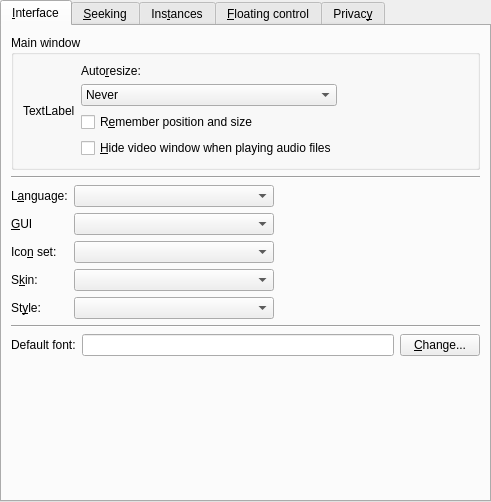
<?xml version="1.0" encoding="UTF-8"?>
<ui version="4.0">
 <class>PrefInterface</class>
 <widget class="QWidget" name="PrefInterface">
  <property name="geometry">
   <rect>
    <x>0</x>
    <y>0</y>
    <width>491</width>
    <height>502</height>
   </rect>
  </property>
  <layout class="QVBoxLayout">
   <property name="spacing">
    <number>0</number>
   </property>
   <property name="margin">
    <number>0</number>
   </property>
   <item>
    <widget class="QTabWidget" name="tabWidget">
     <property name="currentIndex">
      <number>0</number>
     </property>
     <widget class="QWidget" name="tab">
      <attribute name="title">
       <string>&amp;Interface</string>
      </attribute>
      <layout class="QVBoxLayout" name="verticalLayout_5">
       <item>
        <widget class="QGroupBox" name="groupBox">
         <property name="title">
          <string>Main window</string>
         </property>
         <layout class="QHBoxLayout">
          <property name="spacing">
           <number>6</number>
          </property>
          <property name="margin">
           <number>9</number>
          </property>
          <item>
           <widget class="QLabel" name="resize_window_icon">
            <property name="text">
             <string>TextLabel</string>
            </property>
           </widget>
          </item>
          <item>
           <layout class="QVBoxLayout">
            <property name="spacing">
             <number>6</number>
            </property>
            <property name="margin">
             <number>0</number>
            </property>
            <item>
             <widget class="QLabel" name="label">
              <property name="text">
               <string>Auto&amp;resize:</string>
              </property>
              <property name="buddy">
               <cstring>mainwindow_resize_combo</cstring>
              </property>
             </widget>
            </item>
            <item>
             <widget class="QComboBox" name="mainwindow_resize_combo">
              <property name="sizePolicy">
               <sizepolicy hsizetype="Preferred" vsizetype="Fixed">
                <horstretch>0</horstretch>
                <verstretch>0</verstretch>
               </sizepolicy>
              </property>
              <item>
               <property name="text">
                <string>Never</string>
               </property>
              </item>
              <item>
               <property name="text">
                <string>Whenever it's needed</string>
               </property>
              </item>
              <item>
               <property name="text">
                <string>Only after loading a new video</string>
               </property>
              </item>
             </widget>
            </item>
            <item>
             <widget class="QCheckBox" name="save_size_check">
              <property name="text">
               <string>R&amp;emember position and size</string>
              </property>
             </widget>
            </item>
            <item>
             <widget class="QCheckBox" name="hide_video_window_on_audio_check">
              <property name="text">
               <string>&amp;Hide video window when playing audio files</string>
              </property>
             </widget>
            </item>
           </layout>
          </item>
          <item>
           <spacer>
            <property name="orientation">
             <enum>Qt::Horizontal</enum>
            </property>
            <property name="sizeHint" stdset="0">
             <size>
              <width>40</width>
              <height>20</height>
             </size>
            </property>
           </spacer>
          </item>
         </layout>
        </widget>
       </item>
       <item>
        <widget class="Line" name="line_3">
         <property name="sizePolicy">
          <sizepolicy hsizetype="Expanding" vsizetype="Fixed">
           <horstretch>0</horstretch>
           <verstretch>0</verstretch>
          </sizepolicy>
         </property>
         <property name="orientation">
          <enum>Qt::Horizontal</enum>
         </property>
        </widget>
       </item>
       <item>
        <layout class="QGridLayout" name="gridLayout">
         <item row="0" column="0">
          <widget class="QLabel" name="textLabel1_18">
           <property name="text">
            <string>L&amp;anguage:</string>
           </property>
           <property name="wordWrap">
            <bool>false</bool>
           </property>
           <property name="buddy">
            <cstring>language_combo</cstring>
           </property>
          </widget>
         </item>
         <item row="0" column="1">
          <widget class="MyComboBox" name="language_combo">
           <property name="sizePolicy">
            <sizepolicy hsizetype="Expanding" vsizetype="Fixed">
             <horstretch>0</horstretch>
             <verstretch>0</verstretch>
            </sizepolicy>
           </property>
          </widget>
         </item>
         <item row="0" column="2">
          <spacer>
           <property name="orientation">
            <enum>Qt::Horizontal</enum>
           </property>
           <property name="sizeHint" stdset="0">
            <size>
             <width>40</width>
             <height>20</height>
            </size>
           </property>
          </spacer>
         </item>
         <item row="1" column="0">
          <widget class="QLabel" name="label_4">
           <property name="text">
            <string>&amp;GUI</string>
           </property>
           <property name="buddy">
            <cstring>gui_combo</cstring>
           </property>
          </widget>
         </item>
         <item row="1" column="1">
          <widget class="QComboBox" name="gui_combo">
           <property name="sizePolicy">
            <sizepolicy hsizetype="Expanding" vsizetype="Fixed">
             <horstretch>0</horstretch>
             <verstretch>0</verstretch>
            </sizepolicy>
           </property>
          </widget>
         </item>
         <item row="1" column="2">
          <spacer>
           <property name="orientation">
            <enum>Qt::Horizontal</enum>
           </property>
           <property name="sizeHint" stdset="0">
            <size>
             <width>40</width>
             <height>20</height>
            </size>
           </property>
          </spacer>
         </item>
         <item row="2" column="0">
          <widget class="QLabel" name="iconset_label">
           <property name="text">
            <string>Ico&amp;n set:</string>
           </property>
           <property name="wordWrap">
            <bool>false</bool>
           </property>
           <property name="buddy">
            <cstring>iconset_combo</cstring>
           </property>
          </widget>
         </item>
         <item row="2" column="1">
          <widget class="MyComboBox" name="iconset_combo">
           <property name="sizePolicy">
            <sizepolicy hsizetype="Expanding" vsizetype="Fixed">
             <horstretch>0</horstretch>
             <verstretch>0</verstretch>
            </sizepolicy>
           </property>
          </widget>
         </item>
         <item row="2" column="2">
          <widget class="QWidget" name="iconset_sp" native="true">
           <layout class="QVBoxLayout" name="verticalLayout_3">
            <property name="spacing">
             <number>0</number>
            </property>
            <property name="margin">
             <number>0</number>
            </property>
            <item>
             <spacer name="iconset_spacer">
              <property name="orientation">
               <enum>Qt::Horizontal</enum>
              </property>
              <property name="sizeHint" stdset="0">
               <size>
                <width>40</width>
                <height>20</height>
               </size>
              </property>
             </spacer>
            </item>
           </layout>
          </widget>
         </item>
         <item row="3" column="0">
          <widget class="QLabel" name="skin_label">
           <property name="text">
            <string>S&amp;kin:</string>
           </property>
           <property name="wordWrap">
            <bool>false</bool>
           </property>
           <property name="buddy">
            <cstring>skin_combo</cstring>
           </property>
          </widget>
         </item>
         <item row="3" column="1">
          <widget class="MyComboBox" name="skin_combo">
           <property name="sizePolicy">
            <sizepolicy hsizetype="Expanding" vsizetype="Fixed">
             <horstretch>0</horstretch>
             <verstretch>0</verstretch>
            </sizepolicy>
           </property>
          </widget>
         </item>
         <item row="3" column="2">
          <widget class="QWidget" name="skin_sp" native="true">
           <layout class="QVBoxLayout" name="verticalLayout_4">
            <property name="spacing">
             <number>0</number>
            </property>
            <property name="margin">
             <number>0</number>
            </property>
            <item>
             <spacer name="skin_spacer">
              <property name="orientation">
               <enum>Qt::Horizontal</enum>
              </property>
              <property name="sizeHint" stdset="0">
               <size>
                <width>40</width>
                <height>20</height>
               </size>
              </property>
             </spacer>
            </item>
           </layout>
          </widget>
         </item>
         <item row="4" column="0">
          <widget class="QLabel" name="style_label">
           <property name="text">
            <string>St&amp;yle:</string>
           </property>
           <property name="wordWrap">
            <bool>false</bool>
           </property>
           <property name="buddy">
            <cstring>style_combo</cstring>
           </property>
          </widget>
         </item>
         <item row="4" column="1">
          <widget class="MyComboBox" name="style_combo">
           <property name="sizePolicy">
            <sizepolicy hsizetype="Expanding" vsizetype="Fixed">
             <horstretch>0</horstretch>
             <verstretch>0</verstretch>
            </sizepolicy>
           </property>
          </widget>
         </item>
         <item row="4" column="2">
          <spacer>
           <property name="orientation">
            <enum>Qt::Horizontal</enum>
           </property>
           <property name="sizeHint" stdset="0">
            <size>
             <width>40</width>
             <height>20</height>
            </size>
           </property>
          </spacer>
         </item>
        </layout>
       </item>
       <item>
        <widget class="Line" name="line">
         <property name="sizePolicy">
          <sizepolicy hsizetype="Expanding" vsizetype="Fixed">
           <horstretch>0</horstretch>
           <verstretch>0</verstretch>
          </sizepolicy>
         </property>
         <property name="orientation">
          <enum>Qt::Horizontal</enum>
         </property>
        </widget>
       </item>
       <item>
        <layout class="QHBoxLayout">
         <property name="spacing">
          <number>6</number>
         </property>
         <property name="margin">
          <number>0</number>
         </property>
         <item>
          <widget class="QLabel" name="label_2">
           <property name="text">
            <string>Default font:</string>
           </property>
          </widget>
         </item>
         <item>
          <widget class="QLineEdit" name="default_font_edit">
           <property name="readOnly">
            <bool>true</bool>
           </property>
          </widget>
         </item>
         <item>
          <widget class="QPushButton" name="changeFontButton">
           <property name="text">
            <string>&amp;Change...</string>
           </property>
          </widget>
         </item>
        </layout>
       </item>
       <item>
        <spacer>
         <property name="orientation">
          <enum>Qt::Vertical</enum>
         </property>
         <property name="sizeHint" stdset="0">
          <size>
           <width>20</width>
           <height>40</height>
          </size>
         </property>
        </spacer>
       </item>
      </layout>
     </widget>
     <widget class="QWidget" name="tab_3">
      <attribute name="title">
       <string>&amp;Seeking</string>
      </attribute>
      <layout class="QGridLayout">
       <item row="0" column="0">
        <layout class="QVBoxLayout">
         <property name="spacing">
          <number>6</number>
         </property>
         <property name="margin">
          <number>0</number>
         </property>
         <item>
          <widget class="SeekWidget" name="seek1" native="true"/>
         </item>
         <item>
          <widget class="SeekWidget" name="seek2" native="true"/>
         </item>
         <item>
          <widget class="SeekWidget" name="seek3" native="true"/>
         </item>
         <item>
          <widget class="SeekWidget" name="seek4" native="true"/>
         </item>
        </layout>
       </item>
       <item row="0" column="1">
        <spacer>
         <property name="orientation">
          <enum>Qt::Horizontal</enum>
         </property>
         <property name="sizeType">
          <enum>QSizePolicy::Expanding</enum>
         </property>
         <property name="sizeHint" stdset="0">
          <size>
           <width>350</width>
           <height>20</height>
          </size>
         </property>
        </spacer>
       </item>
       <item row="1" column="0" colspan="2">
        <widget class="Line" name="line_4">
         <property name="sizePolicy">
          <sizepolicy hsizetype="Expanding" vsizetype="Fixed">
           <horstretch>0</horstretch>
           <verstretch>0</verstretch>
          </sizepolicy>
         </property>
         <property name="orientation">
          <enum>Qt::Horizontal</enum>
         </property>
        </widget>
       </item>
       <item row="2" column="0" colspan="2">
        <layout class="QHBoxLayout">
         <property name="spacing">
          <number>6</number>
         </property>
         <property name="margin">
          <number>0</number>
         </property>
         <item>
          <widget class="QLabel" name="label_3">
           <property name="text">
            <string>&amp;Behaviour of time slider:</string>
           </property>
           <property name="buddy">
            <cstring>timeslider_behaviour_combo</cstring>
           </property>
          </widget>
         </item>
         <item>
          <widget class="QComboBox" name="timeslider_behaviour_combo">
           <property name="sizePolicy">
            <sizepolicy hsizetype="Expanding" vsizetype="Fixed">
             <horstretch>0</horstretch>
             <verstretch>0</verstretch>
            </sizepolicy>
           </property>
           <item>
            <property name="text">
             <string>Seek to position while dragging</string>
            </property>
           </item>
           <item>
            <property name="text">
             <string>Seek to position when released</string>
            </property>
           </item>
          </widget>
         </item>
         <item>
          <spacer>
           <property name="orientation">
            <enum>Qt::Horizontal</enum>
           </property>
           <property name="sizeHint" stdset="0">
            <size>
             <width>81</width>
             <height>25</height>
            </size>
           </property>
          </spacer>
         </item>
        </layout>
       </item>
       <item row="3" column="0" colspan="2">
        <widget class="QGroupBox" name="seeking_method_group">
         <property name="title">
          <string>Seeking method</string>
         </property>
         <layout class="QVBoxLayout">
          <item>
           <widget class="QRadioButton" name="absolute_seeking_button">
            <property name="sizePolicy">
             <sizepolicy hsizetype="Expanding" vsizetype="Fixed">
              <horstretch>0</horstretch>
              <verstretch>0</verstretch>
             </sizepolicy>
            </property>
            <property name="text">
             <string>&amp;Absolute seeking</string>
            </property>
           </widget>
          </item>
          <item>
           <widget class="QRadioButton" name="relative_seeking_button">
            <property name="sizePolicy">
             <sizepolicy hsizetype="Expanding" vsizetype="Fixed">
              <horstretch>0</horstretch>
              <verstretch>0</verstretch>
             </sizepolicy>
            </property>
            <property name="text">
             <string>&amp;Relative seeking</string>
            </property>
           </widget>
          </item>
         </layout>
        </widget>
       </item>
       <item row="7" column="0" colspan="2">
        <spacer>
         <property name="orientation">
          <enum>Qt::Vertical</enum>
         </property>
         <property name="sizeHint" stdset="0">
          <size>
           <width>20</width>
           <height>40</height>
          </size>
         </property>
        </spacer>
       </item>
       <item row="4" column="0">
        <widget class="QCheckBox" name="precise_seeking_check">
         <property name="text">
          <string>&amp;Precise seeking</string>
         </property>
        </widget>
       </item>
       <item row="5" column="0" colspan="2">
        <widget class="Line" name="line_2">
         <property name="orientation">
          <enum>Qt::Horizontal</enum>
         </property>
        </widget>
       </item>
       <item row="6" column="0" colspan="2">
        <widget class="QCheckBox" name="reset_stop_check">
         <property name="text">
          <string>Pressi&amp;ng the stop button once resets the time position</string>
         </property>
        </widget>
       </item>
      </layout>
     </widget>
     <widget class="QWidget" name="tab_2">
      <attribute name="title">
       <string>Ins&amp;tances</string>
      </attribute>
      <layout class="QVBoxLayout" name="verticalLayout">
       <item>
        <layout class="QHBoxLayout" name="horizontalLayout">
         <item>
          <widget class="QLabel" name="instances_icon">
           <property name="text">
            <string>TextLabel</string>
           </property>
          </widget>
         </item>
         <item>
          <widget class="QCheckBox" name="single_instance_check">
           <property name="text">
            <string>&amp;Use only one running instance of SMPlayer</string>
           </property>
          </widget>
         </item>
         <item>
          <spacer name="horizontalSpacer">
           <property name="orientation">
            <enum>Qt::Horizontal</enum>
           </property>
           <property name="sizeHint" stdset="0">
            <size>
             <width>40</width>
             <height>20</height>
            </size>
           </property>
          </spacer>
         </item>
        </layout>
       </item>
       <item>
        <spacer>
         <property name="orientation">
          <enum>Qt::Vertical</enum>
         </property>
         <property name="sizeHint" stdset="0">
          <size>
           <width>20</width>
           <height>40</height>
          </size>
         </property>
        </spacer>
       </item>
      </layout>
     </widget>
     <widget class="QWidget" name="tab_4">
      <attribute name="title">
       <string>&amp;Floating control</string>
      </attribute>
      <layout class="QVBoxLayout" name="verticalLayout_6">
       <item>
        <widget class="QLabel" name="label_6">
         <property name="text">
          <string>The floating control appears in fullscreen mode when the mouse is moved.</string>
         </property>
         <property name="wordWrap">
          <bool>true</bool>
         </property>
        </widget>
       </item>
       <item>
        <widget class="QCheckBox" name="floating_animated_check">
         <property name="text">
          <string>&amp;Animated</string>
         </property>
        </widget>
       </item>
       <item>
        <layout class="QGridLayout">
         <item row="0" column="0">
          <widget class="QLabel" name="label_7">
           <property name="text">
            <string>&amp;Width:</string>
           </property>
           <property name="buddy">
            <cstring>floating_width_slider</cstring>
           </property>
          </widget>
         </item>
         <item row="0" column="1">
          <widget class="QSlider" name="floating_width_slider">
           <property name="maximum">
            <number>100</number>
           </property>
           <property name="orientation">
            <enum>Qt::Horizontal</enum>
           </property>
          </widget>
         </item>
         <item row="0" column="2">
          <widget class="QLabel" name="floating_width_label">
           <property name="frameShape">
            <enum>QFrame::Panel</enum>
           </property>
           <property name="frameShadow">
            <enum>QFrame::Sunken</enum>
           </property>
           <property name="text">
            <string>0</string>
           </property>
          </widget>
         </item>
         <item row="1" column="0">
          <widget class="QLabel" name="label_8">
           <property name="text">
            <string>&amp;Margin:</string>
           </property>
           <property name="buddy">
            <cstring>floating_margin_slider</cstring>
           </property>
          </widget>
         </item>
         <item row="1" column="1">
          <widget class="QSlider" name="floating_margin_slider">
           <property name="maximum">
            <number>80</number>
           </property>
           <property name="orientation">
            <enum>Qt::Horizontal</enum>
           </property>
          </widget>
         </item>
         <item row="1" column="2">
          <widget class="QLabel" name="floating_margin_label">
           <property name="frameShape">
            <enum>QFrame::Panel</enum>
           </property>
           <property name="frameShadow">
            <enum>QFrame::Sunken</enum>
           </property>
           <property name="text">
            <string>0</string>
           </property>
          </widget>
         </item>
        </layout>
       </item>
       <item>
        <widget class="QCheckBox" name="floating_move_bottom_check">
         <property name="text">
          <string>Show only when moving the mouse to the &amp;bottom of the screen</string>
         </property>
        </widget>
       </item>
       <item>
        <widget class="QCheckBox" name="floating_compact_check">
         <property name="text">
          <string>Display in &amp;compact mode too</string>
         </property>
        </widget>
       </item>
       <item>
        <layout class="QHBoxLayout" name="horizontalLayout_2">
         <item>
          <widget class="QLabel" name="label_5">
           <property name="text">
            <string>Tim&amp;e (in milliseconds) to hide the control:</string>
           </property>
           <property name="buddy">
            <cstring>floating_hide_delay_spin</cstring>
           </property>
          </widget>
         </item>
         <item>
          <widget class="QSpinBox" name="floating_hide_delay_spin">
           <property name="minimum">
            <number>100</number>
           </property>
           <property name="maximum">
            <number>10000</number>
           </property>
          </widget>
         </item>
         <item>
          <spacer name="horizontalSpacer_2">
           <property name="orientation">
            <enum>Qt::Horizontal</enum>
           </property>
           <property name="sizeHint" stdset="0">
            <size>
             <width>40</width>
             <height>20</height>
            </size>
           </property>
          </spacer>
         </item>
        </layout>
       </item>
       <item>
        <spacer>
         <property name="orientation">
          <enum>Qt::Vertical</enum>
         </property>
         <property name="sizeHint" stdset="0">
          <size>
           <width>20</width>
           <height>40</height>
          </size>
         </property>
        </spacer>
       </item>
      </layout>
     </widget>
     <widget class="QWidget" name="tab_5">
      <attribute name="title">
       <string>Privac&amp;y</string>
      </attribute>
      <layout class="QVBoxLayout" name="verticalLayout_2">
       <item>
        <widget class="QGroupBox" name="groupBox_4">
         <property name="title">
          <string>Recent files</string>
         </property>
         <layout class="QHBoxLayout" name="_2">
          <property name="spacing">
           <number>6</number>
          </property>
          <property name="margin">
           <number>9</number>
          </property>
          <item>
           <widget class="QLabel" name="textLabel1_15">
            <property name="text">
             <string>Ma&amp;x. items</string>
            </property>
            <property name="wordWrap">
             <bool>false</bool>
            </property>
            <property name="buddy">
             <cstring>recents_max_items_spin</cstring>
            </property>
           </widget>
          </item>
          <item>
           <widget class="QSpinBox" name="recents_max_items_spin">
            <property name="minimum">
             <number>0</number>
            </property>
            <property name="maximum">
             <number>100</number>
            </property>
           </widget>
          </item>
          <item>
           <spacer>
            <property name="orientation">
             <enum>Qt::Horizontal</enum>
            </property>
            <property name="sizeHint" stdset="0">
             <size>
              <width>40</width>
              <height>20</height>
             </size>
            </property>
           </spacer>
          </item>
         </layout>
        </widget>
       </item>
       <item>
        <widget class="QGroupBox" name="groupBox_5">
         <property name="title">
          <string>URLs</string>
         </property>
         <layout class="QHBoxLayout" name="_3">
          <property name="spacing">
           <number>6</number>
          </property>
          <property name="margin">
           <number>9</number>
          </property>
          <item>
           <widget class="QLabel" name="textLabel1_16">
            <property name="text">
             <string>&amp;Max. items</string>
            </property>
            <property name="wordWrap">
             <bool>false</bool>
            </property>
            <property name="buddy">
             <cstring>url_max_items_spin</cstring>
            </property>
           </widget>
          </item>
          <item>
           <widget class="QSpinBox" name="url_max_items_spin">
            <property name="minimum">
             <number>0</number>
            </property>
            <property name="maximum">
             <number>50</number>
            </property>
           </widget>
          </item>
          <item>
           <spacer>
            <property name="orientation">
             <enum>Qt::Horizontal</enum>
            </property>
            <property name="sizeHint" stdset="0">
             <size>
              <width>40</width>
              <height>20</height>
             </size>
            </property>
           </spacer>
          </item>
         </layout>
        </widget>
       </item>
       <item>
        <widget class="QCheckBox" name="save_dirs_check">
         <property name="text">
          <string>&amp;Remember last directory</string>
         </property>
        </widget>
       </item>
       <item>
        <spacer name="verticalSpacer">
         <property name="orientation">
          <enum>Qt::Vertical</enum>
         </property>
         <property name="sizeHint" stdset="0">
          <size>
           <width>20</width>
           <height>40</height>
          </size>
         </property>
        </spacer>
       </item>
      </layout>
     </widget>
    </widget>
   </item>
  </layout>
 </widget>
 <customwidgets>
  <customwidget>
   <class>MyComboBox</class>
   <extends>QComboBox</extends>
   <header>mycombobox.h</header>
  </customwidget>
  <customwidget>
   <class>SeekWidget</class>
   <extends>QWidget</extends>
   <header>seekwidget.h</header>
  </customwidget>
 </customwidgets>
 <tabstops>
  <tabstop>tabWidget</tabstop>
  <tabstop>mainwindow_resize_combo</tabstop>
  <tabstop>save_size_check</tabstop>
  <tabstop>hide_video_window_on_audio_check</tabstop>
  <tabstop>language_combo</tabstop>
  <tabstop>gui_combo</tabstop>
  <tabstop>iconset_combo</tabstop>
  <tabstop>skin_combo</tabstop>
  <tabstop>style_combo</tabstop>
  <tabstop>default_font_edit</tabstop>
  <tabstop>changeFontButton</tabstop>
  <tabstop>timeslider_behaviour_combo</tabstop>
  <tabstop>absolute_seeking_button</tabstop>
  <tabstop>relative_seeking_button</tabstop>
  <tabstop>precise_seeking_check</tabstop>
  <tabstop>reset_stop_check</tabstop>
  <tabstop>single_instance_check</tabstop>
  <tabstop>floating_animated_check</tabstop>
  <tabstop>floating_width_slider</tabstop>
  <tabstop>floating_margin_slider</tabstop>
  <tabstop>floating_move_bottom_check</tabstop>
  <tabstop>floating_compact_check</tabstop>
  <tabstop>floating_hide_delay_spin</tabstop>
  <tabstop>recents_max_items_spin</tabstop>
  <tabstop>url_max_items_spin</tabstop>
  <tabstop>save_dirs_check</tabstop>
 </tabstops>
 <resources/>
 <connections>
  <connection>
   <sender>floating_width_slider</sender>
   <signal>valueChanged(int)</signal>
   <receiver>floating_width_label</receiver>
   <slot>setNum(int)</slot>
   <hints>
    <hint type="sourcelabel">
     <x>282</x>
     <y>137</y>
    </hint>
    <hint type="destinationlabel">
     <x>484</x>
     <y>137</y>
    </hint>
   </hints>
  </connection>
  <connection>
   <sender>floating_margin_slider</sender>
   <signal>valueChanged(int)</signal>
   <receiver>floating_margin_label</receiver>
   <slot>setNum(int)</slot>
   <hints>
    <hint type="sourcelabel">
     <x>332</x>
     <y>172</y>
    </hint>
    <hint type="destinationlabel">
     <x>480</x>
     <y>150</y>
    </hint>
   </hints>
  </connection>
 </connections>
</ui>
